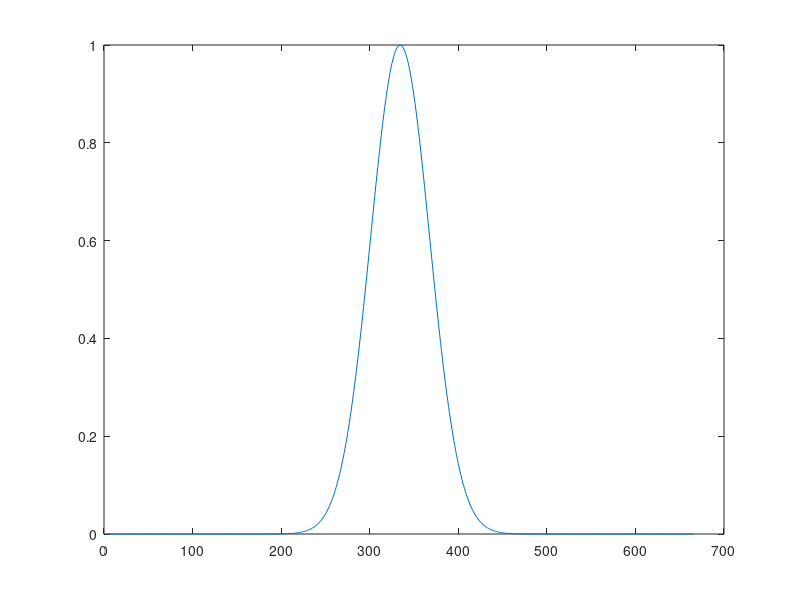
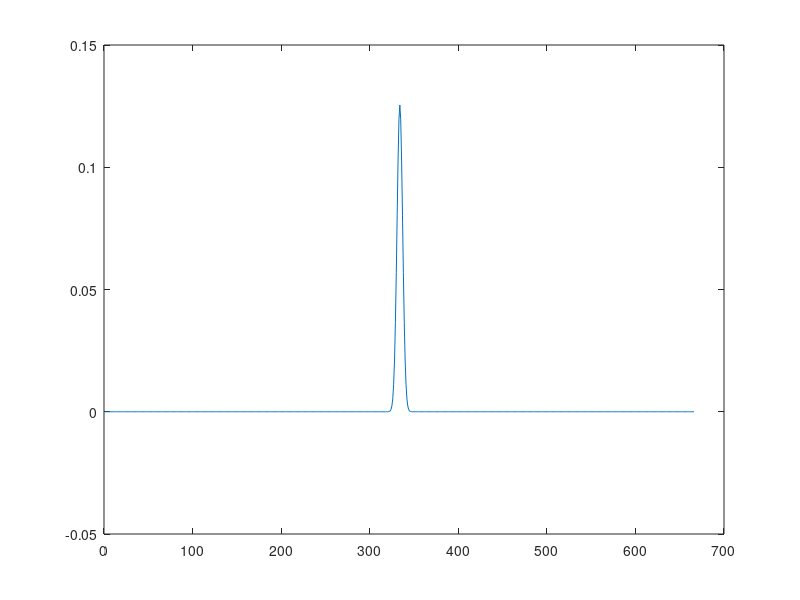
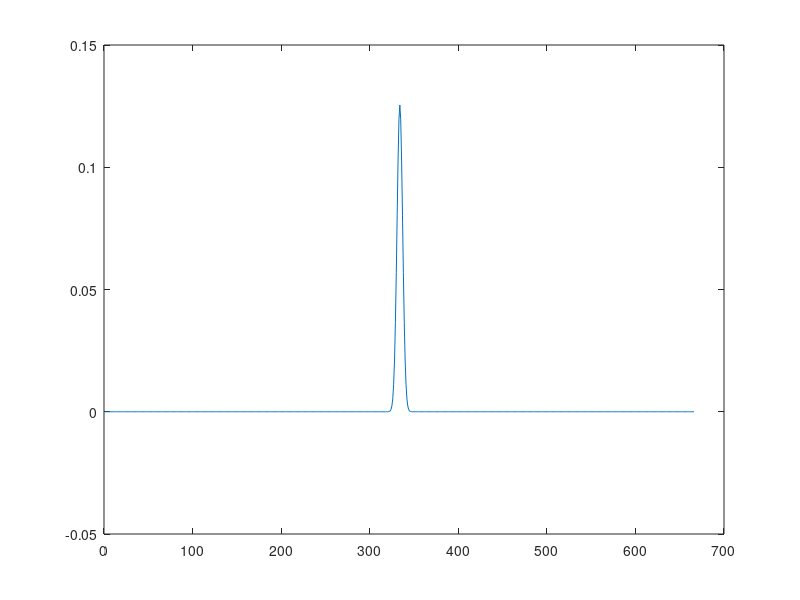
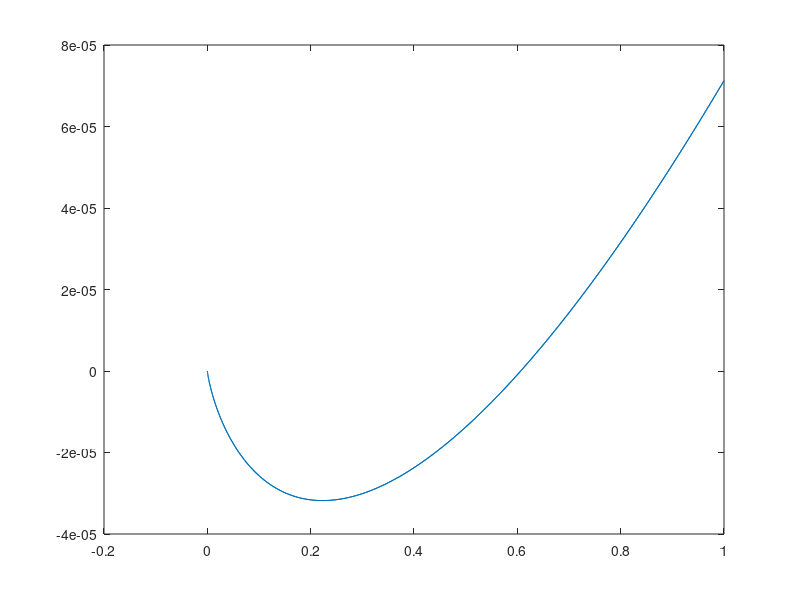

Write the MATLAB code that produced these figures, in order. (Note: this script raises an error after producing the figures.)
zo = 0;
zend = 3000;    % micrometer
z_mesh = 0.3;    % micrometer
z = zo:z_mesh:zend-z_mesh;
Nz = length(z);

Lambda = 0.6;   % micrometer
no = 1;
ko = 2*pi/Lambda*no;
n = 1;
k = 2*pi/Lambda*n;

xo = -100; %mvim
xend = -xo; %m
x_mesh = z_mesh;
x = xo:x_mesh:xend-x_mesh;
Nx = length(x);
wo = 10; % micrometer
% f = zeros(Nx);

dkx = pi/(xo)*(length(x)-1)/length(x);
kx = ( (-length(x)/2):(length(x)/2-1) )*dkx;


%************Input Field  Parameters****************%

fz=exp(-0.5*(x/wo).^2);        % initial field distribution
figure, plot(real(fz))
Output = zeros(Nx,Nz);
Output(:,1) = abs(fz).^2;

%%%%%%%%%%%%%%%%%%%%%%%%
%************PROPAGATION *****************%
%%%%%%%%%%%%%%%%%%%%%%%%

Fz=ifftshift(ifft(ifftshift(fz)));
figure, plot(real(Fz))
Fz_d=Fz.*exp(1i*(kx.^2)./(2*ko*(no))*z_mesh/2);
figure, plot(real(Fz))
fz=fftshift(fft(fftshift(Fz_d)));
figure, plot(fz)

for itr=1:Nz-1
    
    fz_N=fz.*exp(-1i*N*ko*z_mesh);
    Fz=ifftshift(ifft(ifftshift(fz_N)));
    D=exp(1i*(kx.^2)./(2*ko*(no))*z_mesh);
    Fz_D=Fz.*D;
    fz=fftshift(fft(fftshift(Fz_D)));
    
    Output(:,itr)=abs(fz).^2;
    
end

[Z, X] = meshgrid(z,x);
surf(Z,X,Output)
shading flat
xlabel ('z (\mum)');
ylabel ('x (\mum)');
zlabel Intensity;
rotate3d on